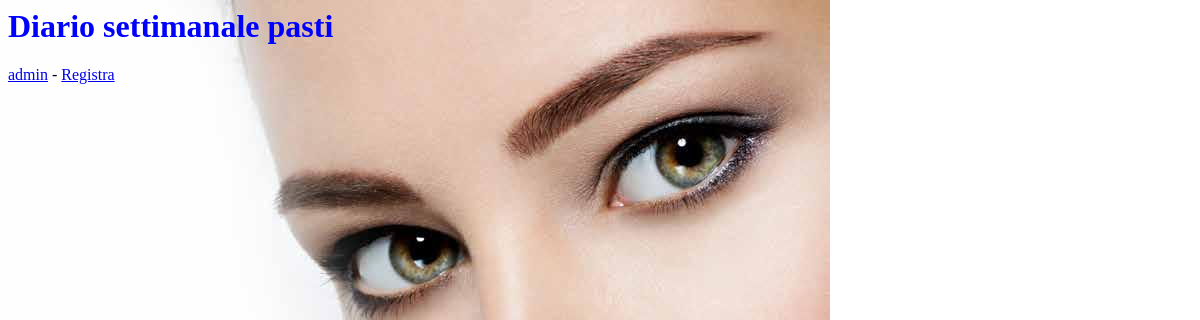
Page /diario/ on the earlier database version.
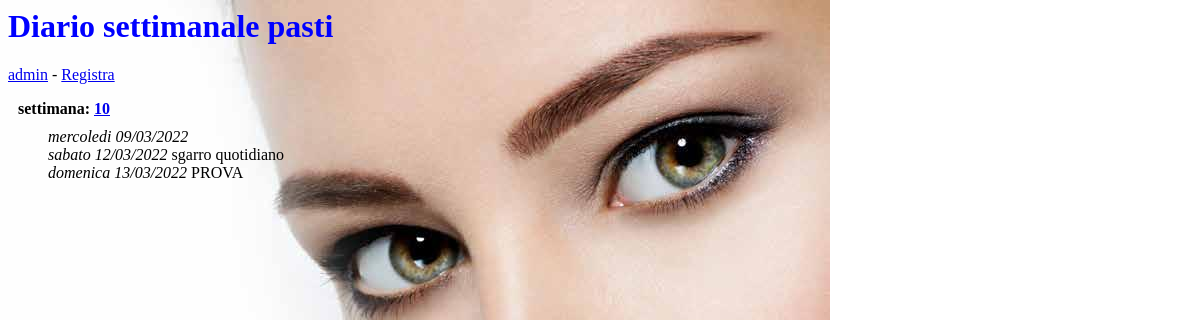
Same page on the later database version.
### diario/models.py (models this page shows, shortened)
class Diario(models.Model):
    WEEKDAYS = ('lunedi','martedi','mercoledi','giovedi','venerdi','sabato','domenica')
    data = models.DateField(default=date.today(),unique=True)
    note = models.CharField(max_length=200,blank=True, default="")
    class Meta:
        ordering = ['data']
    def week_day(self):
        wd = self.WEEKDAYS[self.data.isocalendar()[2]-1]
        return wd + " " + self.data.strftime("%d/%m/%Y")
    def week(self):
        return self.data.isocalendar()[1]

### diario/views.py (the view)
# urls.py: path('',views.index,name="index"),
def index(request):
   lista = Diario.objects.all()
   weeks = [giorno.week() for giorno in lista]    # lista con i dati compresi i duplicati
   weeks = set(weeks)                             # elimino i duplicati
   weeks = list(weeks)                            # trasformo in lista e
   weeks.sort()                                   # metto in ordine crescente
   dati = [[sett,[oggetto for oggetto in lista if oggetto.week() == sett]] for sett in weeks]
   context = {'lista_settimanale': dati}
   return render(request, 'diario/index.html', context)

### diario/templates/diario/index.html (shortened to what this page needs)
<html>
    <head>
         {% load static %}
    </head>
    <body>
             <h1> Diario settimanale pasti </h1>
             <a href= {% url 'admin:index' %} >admin</a> -
             <a href="javascript:apri()">Registra</a>
             <dl>
             {% for elemento in lista_settimanale %}
                  <dt>settimana: <a href="{% url 'diario:settimana' elemento.0 %}">{{elemento.0}} </a>
                  </dt>
                  {% for giorno in elemento.1 %}
                       <dd><i>{{giorno.week_day}} </i>{{giorno.note}}</dd>
                  {% endfor %}
             {% endfor %}
             </dl>
    </body>
</html>

Differences in the rows shown:
added Diario: week_day "mercoledi 09/03/2022"
added Diario: week_day "sabato 12/03/2022", note "sgarro quotidiano"
added Diario: week_day "domenica 13/03/2022", note "PROVA"
Other differences:
new list line: "settimana: 10"
